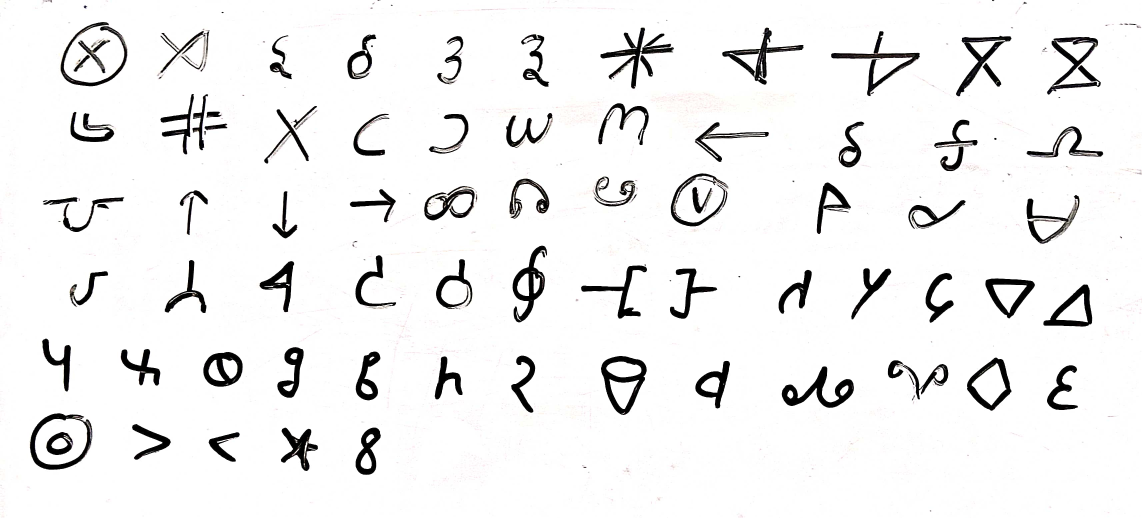
#> input picture images/alpha1.jpeg, 3426 x 1554 px (shown at 1/3 size)
$ python -i ocr.py   (imports and definitions only)
#> lines starting #> are read from the running program, lines starting #| are printed output that depends on the picture; after the words box and inside, x2 and y2 are one past the last pixel; in counts of white or black regions, pixels touching at a corner belong together
import cv2
import numpy as np
from skimage.feature import hog
import joblib
import matplotlib.pyplot as plt

# Load the classifier
# [1 line not run here, left out]

# Function to perform character segmentation and classify characters
def segment_and_classify(image_path):
    # Load the image
#> called with image_path = '../images/alpha1.jpeg'
    image = cv2.imread(image_path)
#> image is the input picture: shape (1554, 3426, 3); mean B, G, R 239.6, 239.6, 239.8

    if image is None:
        print("Error: Unable to load image. Please check the file path.")
        return

    # Calculate the resizing ratio based on both width and height
    max_display_width = 1000  # Maximum width for display
    max_display_height = 800  # Maximum height for display
    width_ratio = max_display_width / image.shape[1]
#> width_ratio = 0.292
    height_ratio = max_display_height / image.shape[0]
#> height_ratio = 0.515
    resizing_ratio = min(width_ratio, height_ratio)
#> resizing_ratio = 0.292

    # Resize the image to fit the screen without cropping
    resized_image = cv2.resize(image, None, fx=resizing_ratio, fy=resizing_ratio, interpolation=cv2.INTER_AREA)
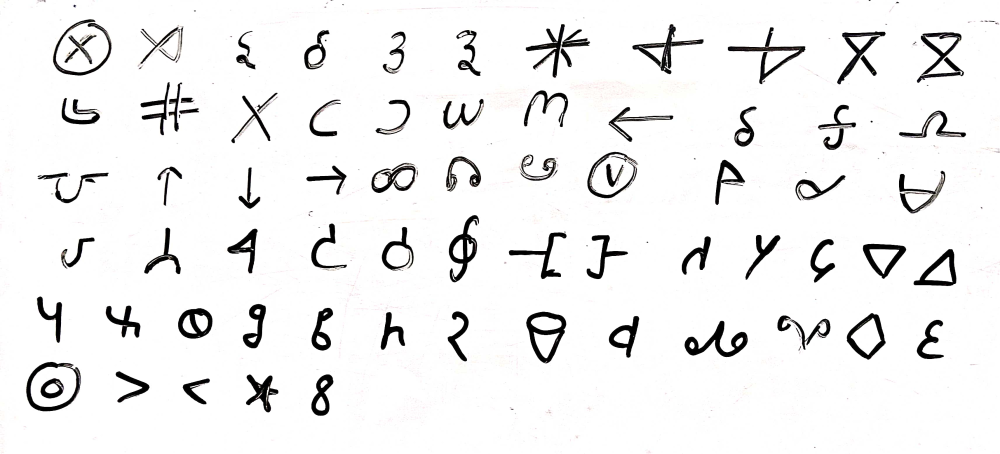
#> resized_image: shape (454, 1000, 3); mean B, G, R 239.6, 239.7, 239.8

    # Convert the image to grayscale
    gray_img = cv2.cvtColor(resized_image, cv2.COLOR_BGR2GRAY)

    # Apply thresholding
    _, thresh_img = cv2.threshold(gray_img, 120, 255, cv2.THRESH_BINARY_INV)
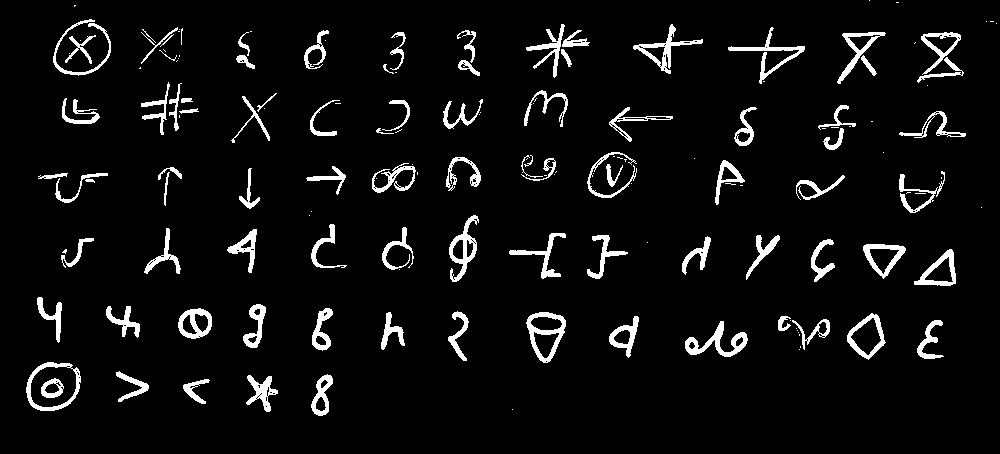
#> thresh_img: shape (454, 1000); 5.8% white; 156 white regions (68 under 20 px), largest, box (x1, y1, x2, y2) and area: (685, 321, 748, 357) 737, (526, 312, 566, 363) 727, (449, 215, 479, 282) 680

    # Dilation to increase border width
    kernel = np.ones((5, 5), np.uint8)
    dilated_img = cv2.dilate(thresh_img, kernel, iterations=1)
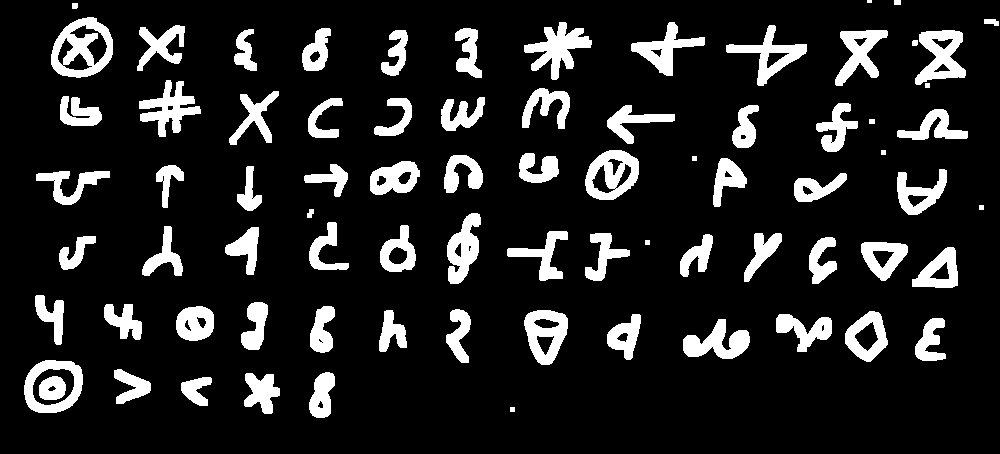
#> dilated_img: shape (454, 1000); 13.6% white; 78 white regions (1 under 20 px)

    # Find contours
    contours, _ = cv2.findContours(dilated_img.copy(), cv2.RETR_EXTERNAL, cv2.CHAIN_APPROX_SIMPLE)
#> contours = 77 contours, 7 with area under 20; largest, box (x1, y1, x2, y2) and area: (51, 17, 113, 78) 2810, (24, 360, 83, 413) 2506, (585, 150, 639, 200) 2005, (524, 310, 568, 365) 1714, (915, 30, 966, 85) 1640

    # Initialize variables to store predicted characters row-wise
    row_chars = []
    prev_y = None

    # Draw bounding boxes with adjusted border width and classify characters
    for cnt in contours:
        x, y, w, h = cv2.boundingRect(cnt)

        # Expand the bounding box
        border_width = 10  # Adjust border width as needed
        x -= border_width
        y -= border_width
        w += 2 * border_width
        h += 2 * border_width

        # Ensure the coordinates are within the image boundaries
        x = max(x, 0)
        y = max(y, 0)
        w = min(w, resized_image.shape[1] - x)
        h = min(h, resized_image.shape[0] - y)

        # Extract character region
        char_region = resized_image[y:y+h, x:x+w]

        # Convert the character region to grayscale
        char_gray = cv2.cvtColor(char_region, cv2.COLOR_BGR2GRAY)

        # Resize the character region to match the size used during training
        char_resized = cv2.resize(char_gray, (64, 128))

        # Calculate HOG features
        hog_features = hog(char_resized, orientations=9, pixels_per_cell=(8, 8), cells_per_block=(1, 1))

        # Predict character label
        predicted_label = clf.predict([hog_features])[0]

        # Store the predicted character
        if prev_y is not None and y != prev_y:
            print(''.join(row_chars))
            row_chars = []

        row_chars.append(predicted_label)
        prev_y = y

        # Draw the expanded bounding box
        cv2.rectangle(resized_image, (x, y), (x + w, y + h), (255, 0, 255), 2)

        # Write the predicted label below the bounding box
        cv2.putText(resized_image, str(predicted_label), (x, y+h+30), cv2.FONT_HERSHEY_SIMPLEX, 1, (0, 200, 250), 2)
#> this loop made 1 pass
#> (cnt, x, y, w, h, border_width) on pass 1: ([[510, 407], [510, 411], [514, 411], [514, 407]], 500, 397, 25, 25, 10)
#> pass 1, in segment_and_classify, `char_region = resized_image[y:y+h, x:x+w]`:
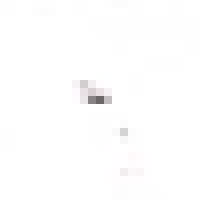
#> char_region: shape (25, 25, 3) (shown 8 times larger); mean B, G, R 253.7, 253.6, 253.8
#> pass 1, in segment_and_classify, `char_resized = cv2.resize(char_gray, (64, 128))`:
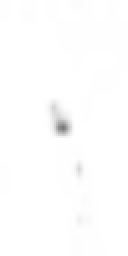
#> char_resized: shape (128, 64) (shown 2 times larger); min 121, max 255, mean 253.7

    # Print the last row of characters
    print(''.join(row_chars))

    # Display the result
    image_rgb = cv2.cvtColor(resized_image, cv2.COLOR_BGR2RGB) # Convert the image from BGR to RGB
    plt.imshow(image_rgb)
    plt.axis('off')  # Turn off axis
    plt.show()

# Example usage
image_path = "C:\\Users\\amans\\OneDrive\\Documents\\GitHub\\stat_sem2_project\\images\\alpha1.jpeg"
# [1 line not run here, left out]

#> (the run stopped early here; a loop or call above may not have finished)

$ run again, on images/clear_s.jpg
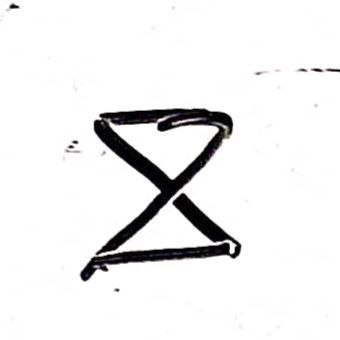
#> input picture images/clear_s.jpg, 340 x 340 px
#> in segment_and_classify, image is the input picture: shape (340, 340, 3); mean B, G, R 237.2, 237, 237.2
#> in segment_and_classify, `_, thresh_img = cv2.threshold(gray_img, 120, 255, cv2.THRESH_BINARY_INV)`:
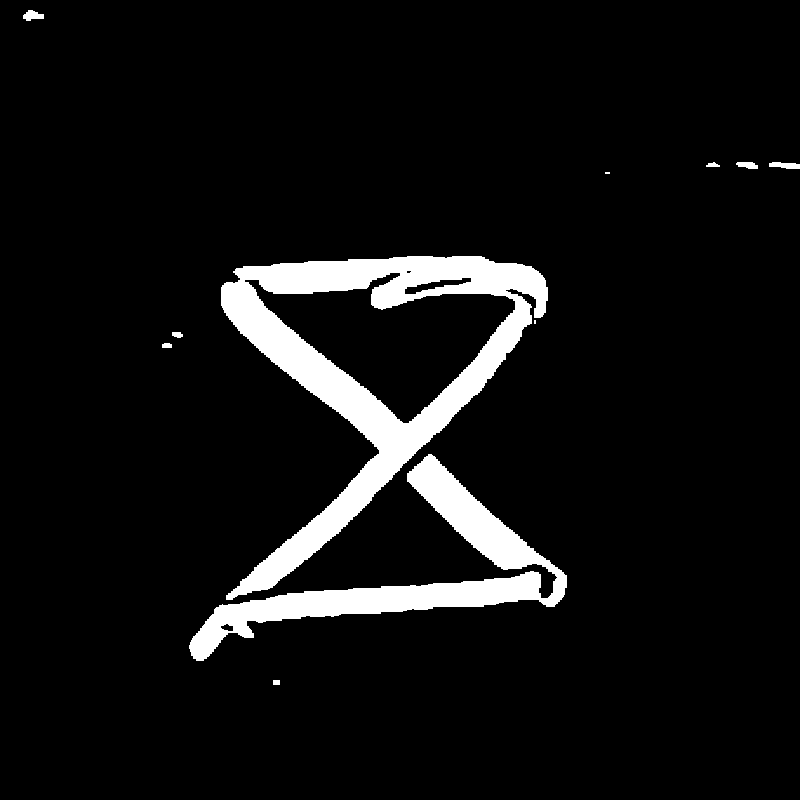
#> thresh_img: shape (800, 800); 7% white; 11 white regions (2 under 20 px), largest, box (x1, y1, x2, y2) and area: (221, 256, 548, 600) 28624, (189, 454, 567, 661) 15276, (769, 162, 800, 169) 162
#> dilated_img: shape (800, 800); 8.5% white; 9 white regions
#> contours = 9 contours; largest, box (x1, y1, x2, y2) and area: (187, 254, 569, 663) 68381, (767, 160, 800, 171) 272, (21, 8, 46, 23) 259, (734, 160, 760, 171) 215, (704, 160, 722, 169) 116
#> the loop in segment_and_classify, `for cnt in contours:` made 1 pass
#> (cnt, x, y, w, h, border_width) on pass 1: ([[271, 678], [271, 686], [281, 686], [281, 678]], 261, 668, 31, 29, 10)
#> pass 1, in segment_and_classify, `char_resized = cv2.resize(char_gray, (64, 128))`:
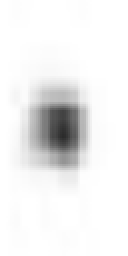
#> char_resized: shape (128, 64) (shown 2 times larger); min 43, max 255, mean 239
